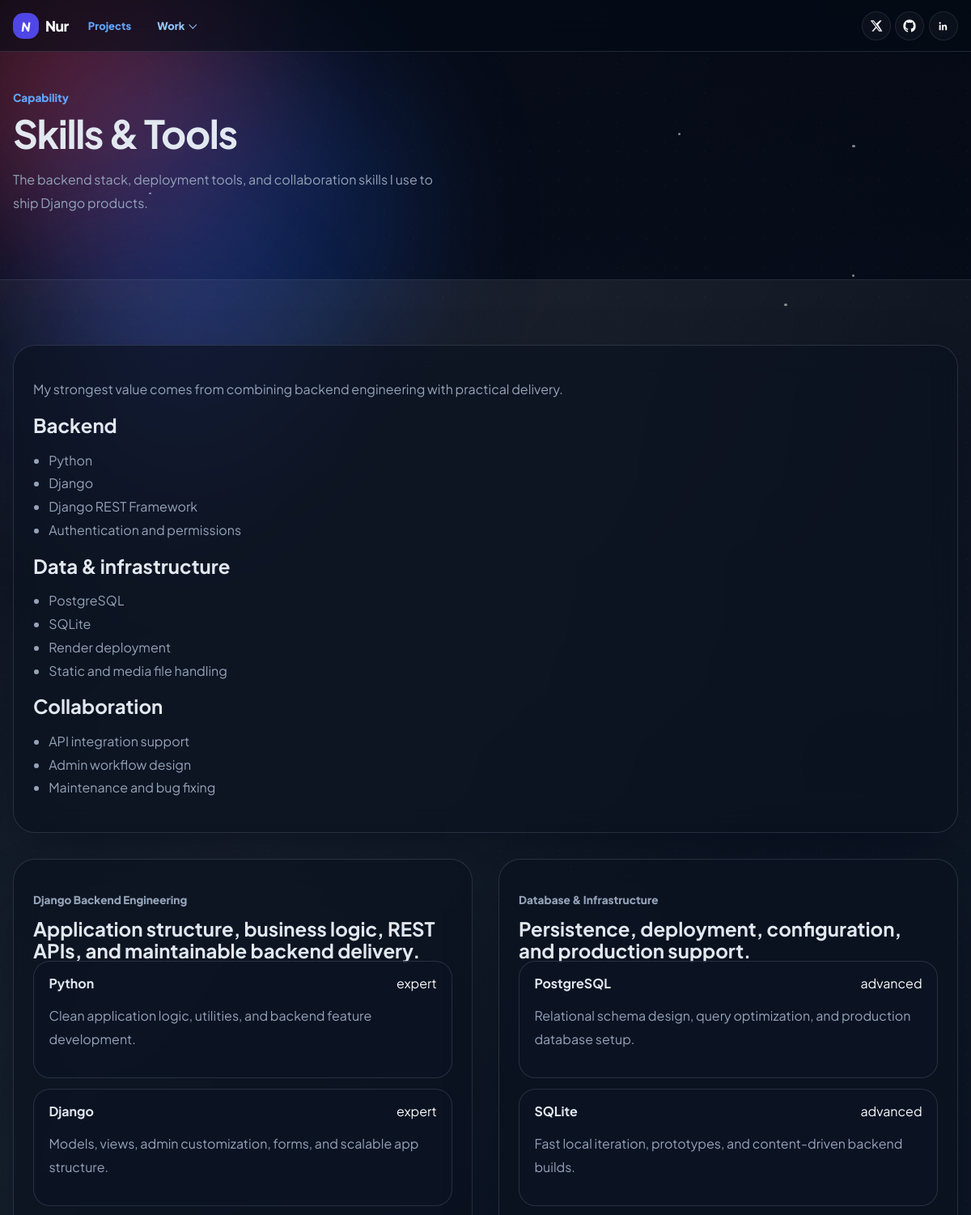
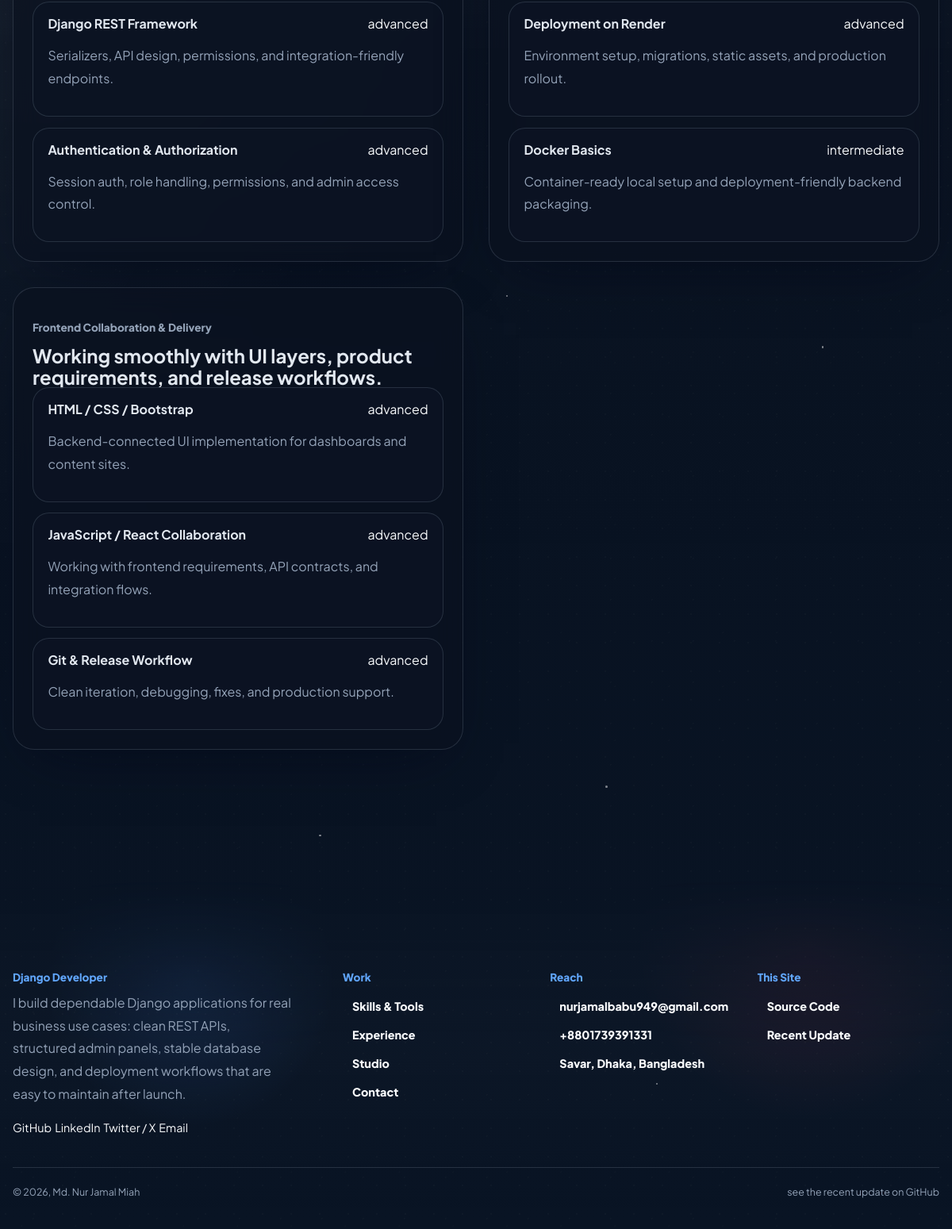
The page /work/skills-and-tools/ on the database its author committed (2 pictures, top to bottom).
### cms/models.py (models this page shows, shortened)
class TimestampedModel(models.Model):
    created_at = models.DateTimeField(auto_now_add=True)
    updated_at = models.DateTimeField(auto_now=True)
    class Meta:
        abstract = True

class ManagedPage(TimestampedModel):
    slug = models.SlugField(max_length=120, unique=True)
    title = models.CharField(max_length=160)
    description = models.CharField(max_length=220)
    caption = models.CharField(max_length=80, blank=True)
    body_markdown = models.TextField()
    sort_order = models.PositiveIntegerField(default=0)
    class Meta:
        ordering = ["sort_order", "title"]

class SkillGroup(TimestampedModel):
    title = models.CharField(max_length=120)
    description = models.CharField(max_length=180, blank=True)
    sort_order = models.PositiveIntegerField(default=0)
    class Meta:
        ordering = ["sort_order", "title"]

class Skill(TimestampedModel):
    LEVEL_CHOICES = [
        ("expert", "Expert"),
        ("advanced", "Advanced"),
        ("intermediate", "Intermediate"),
    ]
    group = models.ForeignKey(
        SkillGroup, on_delete=models.CASCADE, related_name="skills"
    )
    name = models.CharField(max_length=80)
    summary = models.CharField(max_length=180, blank=True)
    level = models.CharField(max_length=20, choices=LEVEL_CHOICES, default="advanced")
    sort_order = models.PositiveIntegerField(default=0)
    class Meta:
        ordering = ["sort_order", "name"]

class SiteSettings(TimestampedModel):
    site_name = models.CharField(max_length=120, default="Your Name")
    site_tagline = models.CharField(
        max_length=180, default="Designer, developer, and digital problem solver."
    )
    owner_name = models.CharField(max_length=120, default="Your Name")
    role_title = models.CharField(max_length=120, default="Front-End Developer")
    seo_description = models.TextField(
        default="A modern portfolio website powered by Django and Next.js."
    )
    location = models.CharField(max_length=120, blank=True)
    primary_email = models.EmailField(blank=True)
    phone = models.CharField(max_length=30, blank=True)
    availability_text = models.CharField(
        max_length=160, default="Available for freelance and full-time opportunities."
    )
    resume_url = models.URLField(blank=True)
    github_url = models.URLField(blank=True)
    linkedin_url = models.URLField(blank=True)
    twitter_url = models.URLField(blank=True)
    figma_url = models.URLField(blank=True)
    source_code_url = models.URLField(blank=True)
    design_concept_url = models.URLField(blank=True)
    last_update_url = models.URLField(blank=True)
    footer_about_title = models.CharField(max_length=80, default="About Me")
    footer_text = models.CharField(
        max_length=180, default="Built for ambitious brands and thoughtful digital products."
    )
    copyright_name = models.CharField(max_length=120, default="Your Name")
    class Meta:
        verbose_name = "Site settings"
        verbose_name_plural = "Site settings"

class SocialLink(TimestampedModel):
    ICON_CHOICES = [
        ("github", "GitHub"),
        ("linkedin", "LinkedIn"),
        ("twitter", "Twitter"),
        ("website", "Website"),
        ("mail", "Mail"),
    ]
    label = models.CharField(max_length=80)
    url = models.CharField(max_length=255)
    icon = models.CharField(max_length=20, choices=ICON_CHOICES, default="website")
    sort_order = models.PositiveIntegerField(default=0)
    class Meta:
        ordering = ["sort_order", "label"]

### cms/views.py (the view)
# urls.py: path("work/<slug:slug>/", managed_work_page, name="site-work-page"),
def managed_work_page(request, slug):
    context = _build_public_context()
    page = next((item for item in context["managed_pages"] if item.slug == slug), None)
    if not page:
        raise Http404("Page not found")
    context["page"] = page
    return render(request, "site/work_page.html", context)

### cms/models.py (called while the page is built)
    def get_demo_preview_image_path(self, slug=None) -> Path:
        return Path(settings.MEDIA_ROOT) / "project_previews" / f"{slug or self.slug}.png"

    @property
    def demo_preview_image_url(self):
        preview_path = self.get_demo_preview_image_path()
        if not preview_path.exists():
            return ""
        relative_path = preview_path.relative_to(Path(settings.MEDIA_ROOT)).as_posix()
        return f"{settings.MEDIA_URL}{relative_path}".replace("//", "/")

    @property
    def cover_image_upload_url(self):
        if not self.cover_image:
            return ""
        return self.cover_image.url

### cms/views.py (called while the page is built, shortened)
def _clean_display_name(value):
    cleaned = re.sub(r"^\s*md\.?\s+", "", value or "", flags=re.IGNORECASE).strip()
    return cleaned or (value or "").strip()

def _detect_demo_preview_url(project):
    if not getattr(project, "demo_entry_path", ""):
        return ""

### templates/site/work_page.html (shortened to what this page needs)
{% extends "site/base.html" %}
{% block content %}
  <section class="page-hero">
    <div class="content-wrapper">
      <header class="section-title">
        <span class="section-title__caption">{{ page.caption }}</span>
        <h1>{{ page.title }}</h1>
        <p>{{ page.description }}</p>
      </header>
    </div>
  </section>
  <section class="section-home">
    <div class="background-grid background-grid--fade-out section-content-shell">
      <div class="content-wrapper work-layout">
        <article class="prose-block">
          {{ page.body_html|safe }}
        </article>
        {% if page.slug == "contact" %}
          <div class="cards-grid cards-grid--two">
            <section class="card">
              <p class="footer-caption">Get in touch</p>
              <h2>{{ site.owner_name }}</h2>
              <p>{{ site.availability_text }}</p>
              <div class="info-list">
                {% if site.primary_email %}<a href="mailto:{{ site.primary_email }}">{{ site.primary_email }}</a>{% endif %}
                {% if site.phone %}<span>{{ site.phone }}</span>{% endif %}
                {% if site.location %}<span>{{ site.location }}</span>{% endif %}
              </div>
            </section>
            <section class="card">
              <p class="footer-caption">Social Links</p>
              <div class="info-list">
                {% for item in social_links %}
                  <a href="{{ item.url }}" target="_blank" rel="noreferrer">{{ item.label }}</a>
                {% endfor %}
              </div>
            </section>
          </div>
        {% elif page.slug == "skills-and-tools" %}
          <div class="cards-grid cards-grid--two">
            {% for group in skill_groups %}
              <section class="card">
                <p class="footer-caption">{{ group.title }}</p>
                <h2>{{ group.description }}</h2>
                <div class="skill-list">
                  {% for skill in group.skills.all %}
                    <article class="skill-item">
                      <div class="skill-item__top">
                        <strong>{{ skill.name }}</strong>
                        <span>{{ skill.level }}</span>
                      </div>
                      <p>{{ skill.summary }}</p>
                    </article>
                  {% endfor %}
                </div>
              </section>
            {% endfor %}
          </div>
        {% endif %}
      </div>
    </div>
  </section>
{% endblock %}

### templates/site/base.html (shortened to what this page needs)
{% load static %}
<!DOCTYPE html>
<html lang="en">
  <head>
    <link rel="stylesheet" href="{% static 'site/css/site.css' %}">
  </head>
  <body>
    <div class="aurora-shell" aria-hidden="true">
      <div class="aurora-sphere aurora-sphere--pink"></div>
      <div class="aurora-sphere aurora-sphere--blue"></div>
      <div class="aurora-sphere aurora-sphere--violet"></div>
      <div class="aurora-noise"></div>
      <div class="aurora-particles" id="aurora-particles"></div>
      <div class="aurora-drops" id="aurora-drops"></div>
    </div>
    <header class="site-header">
      <div class="site-header__backdrop"></div>
      <div class="content-wrapper-max">
        <div class="site-header__inner">
          <nav class="site-nav-group" aria-label="Primary">
            <a href="/" class="nav-logo" aria-label="Home">
              <span class="nav-logo__icon">N</span>
              <span class="nav-logo__text">Nur</span>
            </a>
            <ul class="site-nav" id="site-nav">
              <li><a href="/projects/" class="nav-link {% if '/projects/' in request.path %}is-active{% endif %}">Projects</a></li>
              <li class="nav-dropdown">
                <button type="button" class="nav-link nav-link--button {% if '/work/' in request.path %}is-active{% endif %}" aria-expanded="false">
                  Work
                  <span class="nav-link__caret"></span>
                </button>
              </li>
            </ul>
          </nav>
          <ul class="site-actions">
            {% if site.twitter_url %}
              <li>
                <a href="{{ site.twitter_url }}" target="_blank" rel="noreferrer" class="nav-icon" aria-label="Twitter">
                  <svg viewBox="0 0 24 24" aria-hidden="true">
                    <path d="M18.901 2H21.98l-6.724 7.684L23.167 22h-6.194l-4.851-6.35L6.567 22H3.486l7.193-8.223L1 2h6.352l4.385 5.79L18.901 2Zm-1.086 18.148h1.706L6.424 3.757H4.594l13.221 16.39Z" fill="currentColor"/>
                  </svg>
                </a>
              </li>
            {% endif %}
            {% if site.github_url %}
              <li>
                <a href="{{ site.github_url }}" target="_blank" rel="noreferrer" class="nav-icon" aria-label="GitHub">
                </a>
              </li>
            {% endif %}
            {% if site.linkedin_url %}
              <li>
                <a href="{{ site.linkedin_url }}" target="_blank" rel="noreferrer" class="nav-icon" aria-label="LinkedIn">
                  <svg viewBox="0 0 24 24" aria-hidden="true">
                    <path d="M5.5 8.5A1.75 1.75 0 1 0 5.5 5a1.75 1.75 0 0 0 0 3.5ZM4 10h3v10H4V10Zm5 0h2.88v1.36h.04c.4-.76 1.38-1.56 2.84-1.56 3.03 0 3.59 2.06 3.59 4.73V20h-3v-4.84c0-1.15-.02-2.63-1.55-2.63-1.56 0-1.8 1.26-1.8 2.55V20H9V10Z" fill="currentColor"/>
                  </svg>
                </a>
              </li>
            {% endif %}
          </ul>
        </div>
      </div>
    </header>
    <main>
      {% block content %}{% endblock %}
    </main>
    <footer class="site-footer">
      <div class="content-wrapper">
        <div class="site-footer__main">
          <div class="site-footer__about">
            <p class="footer-caption">{{ site.footer_about_title|default:"About Me" }}</p>
            <p class="site-footer__copy">{{ site.footer_text }}</p>
            <ul class="site-footer__socials">
              {% for item in social_links %}
                <li><a href="{{ item.url }}" target="_blank" rel="noreferrer" aria-label="{{ item.label }}">{{ item.label }}</a></li>
              {% endfor %}
            </ul>
          </div>
          <div class="site-footer__links">
            <section>
              <p class="footer-caption">Work</p>
              <ul>
                {% for slug, label, href in work_links %}
                  <li><a href="{{ href }}" class="footer-link">{{ label }}</a></li>
                {% endfor %}
              </ul>
            </section>
            <section>
              <p class="footer-caption">Reach</p>
              <ul>
                {% if site.primary_email %}<li><a href="mailto:{{ site.primary_email }}" class="footer-link">{{ site.primary_email }}</a></li>{% endif %}
                {% if site.phone %}<li><span class="footer-link">{{ site.phone }}</span></li>{% endif %}
                {% if site.location %}<li><span class="footer-link">{{ site.location }}</span></li>{% endif %}
              </ul>
            </section>
            <section>
              <p class="footer-caption">This Site</p>
              <ul>
                {% if site.source_code_url %}<li><a href="{{ site.source_code_url }}" target="_blank" rel="noreferrer" class="footer-link">Source Code</a></li>{% endif %}
                {% if site.last_update_url %}<li><a href="{{ site.last_update_url }}" target="_blank" rel="noreferrer" class="footer-link">Recent Update</a></li>{% endif %}
              </ul>
            </section>
          </div>
        </div>
        <div class="site-footer__bar">
          <div>&copy; {% now "Y" %}, {{ site.copyright_name|default:site.owner_name }}</div>
          {% if site.last_update_url %}
            <a href="{{ site.last_update_url }}" target="_blank" rel="noreferrer">see the recent update on GitHub</a>
          {% endif %}
        </div>
      </div>
    </footer>
  </body>
</html>

### rows shown on the page
ManagedPage: caption "Capability", title "Skills & Tools", description "The backend stack, deployment tools, and collaboration skills I use to ship Django products.", body_html "My strongest value comes from combining backend engineering with practical delivery. Backend Python Django Django REST Framework Authentication and permissions Data & infrastructure PostgreSQL SQLite Render deployment Static and media file handling Collaboration API integration support Admin workflow design Maintenance and bug fixing"
SkillGroup: title "Django Backend Engineering", description "Application structure, business logic, REST APIs, and maintainable backend delivery."
Skill: name "Python", level "expert", summary "Clean application logic, utilities, and backend feature development."
Skill: name "Django", level "expert", summary "Models, views, admin customization, forms, and scalable app structure."
Skill: name "Django REST Framework", level "advanced", summary "Serializers, API design, permissions, and integration-friendly endpoints."
Skill: name "Authentication & Authorization", level "advanced", summary "Session auth, role handling, permissions, and admin access control."
SkillGroup: title "Database & Infrastructure", description "Persistence, deployment, configuration, and production support."
Skill: name "PostgreSQL", level "advanced", summary "Relational schema design, query optimization, and production database setup."
Skill: name "SQLite", level "advanced", summary "Fast local iteration, prototypes, and content-driven backend builds."
Skill: name "Deployment on Render", level "advanced", summary "Environment setup, migrations, static assets, and production rollout."
Skill: name "Docker Basics", level "intermediate", summary "Container-ready local setup and deployment-friendly backend packaging."
SkillGroup: title "Frontend Collaboration & Delivery", description "Working smoothly with UI layers, product requirements, and release workflows."
Skill: name "HTML / CSS / Bootstrap", level "advanced", summary "Backend-connected UI implementation for dashboards and content sites."
Skill: name "JavaScript / React Collaboration", level "advanced", summary "Working with frontend requirements, API contracts, and integration flows."
Skill: name "Git & Release Workflow", level "advanced", summary "Clean iteration, debugging, fixes, and production support."
SiteSettings: footer_about_title "Django Developer", footer_text "I build dependable Django applications for real business use cases: clean REST APIs, structured admin panels, stable database design, and deployment workflows that are easy to maintain after launch.", primary_email "nurjamalbabu949@gmail.com", phone "+8801739391331", location "Savar, Dhaka, Bangladesh", copyright_name "Md. Nur Jamal Miah"
SocialLink: label "GitHub"
SocialLink: label "LinkedIn"
SocialLink: label "Twitter / X"
SocialLink: label "Email"
ManagedPage: slug "Experience"
ManagedPage: slug "Studio"
ManagedPage: label "Contact"
